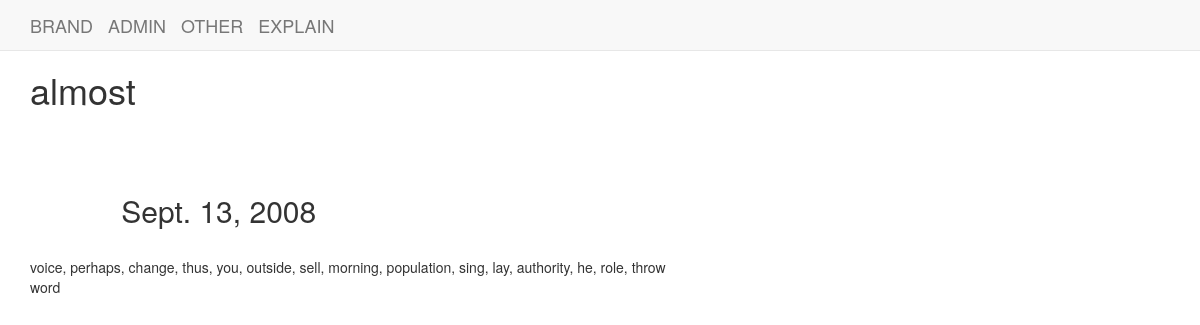
Page /word/8/ on the earlier database version.
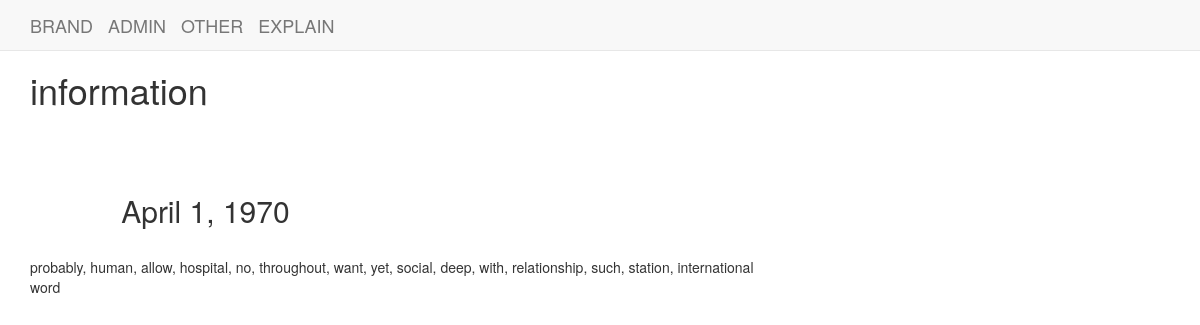
Same page on the later database version.
### Dictionary/models.py (models this page shows, shortened)
class Word(models.Model):
	yore = models.ForeignKey(Yore)
	word = models.CharField(max_length=68, unique=True)
	meaning = models.TextField()
	date = models.DateField()

### Dictionary/views.py (the view)
# urls.py: url(r'^word/(?P<pk>\d+)/$', views.word_detail, name='word_detail'),
def word_detail(request, pk):
	word = get_object_or_404(Word, pk=pk)
	return render(request, 'Dictionary/word_detail.html', {'word':word})

### templates/Dictionary/word_detail.html
{% extends 'Dictionary/base.html' %}
{% block body_block %}
<div class="">
	<h1>{{ word.word }}<h1><br>
	<h2>{{ word.date }}</h2><br>
	{{ word.meaning }}<br>
	word
</div>
{% endblock %}

### templates/Dictionary/base.html (shortened to what this page needs)
<!DOCTYPE html>
{% load staticfiles %}
<html>
<head>
	<link rel="stylesheet" href="{% static 'css/mycss.css' %}">
	<link rel="stylesheet" href="https://maxcdn.bootstrapcdn.com/bootstrap/3.3.7/css/bootstrap.min.css">
	<link rel="stylesheet" href="https://maxcdn.bootstrapcdn.com/bootstrap/3.3.7/css/bootstrap.min.css">
</head>
</head>
<body>
<nav class="navbar navbar-default navbar-static-top affix" style="width: 100%">
	<div class="container">
		<ul class="nav navbar-nav">
			<li><a class="navbar-brand" href="{% url 'index' %}">BRAND</a></li>
			<li><a class="navbar-brand" href="{% url 'admin:index' %}">ADMIN</a></li>
			<li><a class="navbar-brand" href="{% url 'dictionary:other' %}">OTHER</a></li>
			<li><a class="navbar-brand" href="{% url 'dictionary:explain' %}">EXPLAIN</a></li>
		</ul>
	</div>
</nav>
	<div class="container" style="padding-top: 50px">
		{% block body_block %}{% endblock %}
	</div>
</body>
</html>

### static/css/mycss.css (style rules this page uses)
html, body, div, span, applet, object, iframe, h1, h2, h3, h4, h5, h6, p, blockquote, pre, a, abbr, acronym, address, big, cite, code,del, dfn, em, font, img, ins, kbd, q, s, samp, small, strike, strong, sub, sup, tt, var, b, u, i, center,dl, dt, dd, ol, ul, li,fieldset, form, label, legend,table, caption, tbody, tfoot, thead, tr { margin: 0; padding: 0; border: 0; outline: 0; }
html, body { height:100%; font-family: "Roboto"; }
body { line-height: 1; }
ol, ul { list-style: none; }
body { background-image: url("images/bubble.png"); background-repeat: repeat; }
body div { -webkit-border-radius: 5px; -moz-border-radius: 5px; }
#about p, h2 { padding: 5px 5% 0 8%; }

Differences in the rows shown:
changed Word: word "almost" → "information"; date "Sept. 13, 2008" → "April 1, 1970"; meaning "voice, perhaps, change, thus, you, outside, sell, morning, population, sing, lay, authority, he, role, throw" → "probably, human, allow, hospital, no, throughout, want, yet, social, deep, with, relationship, such, station, international"
